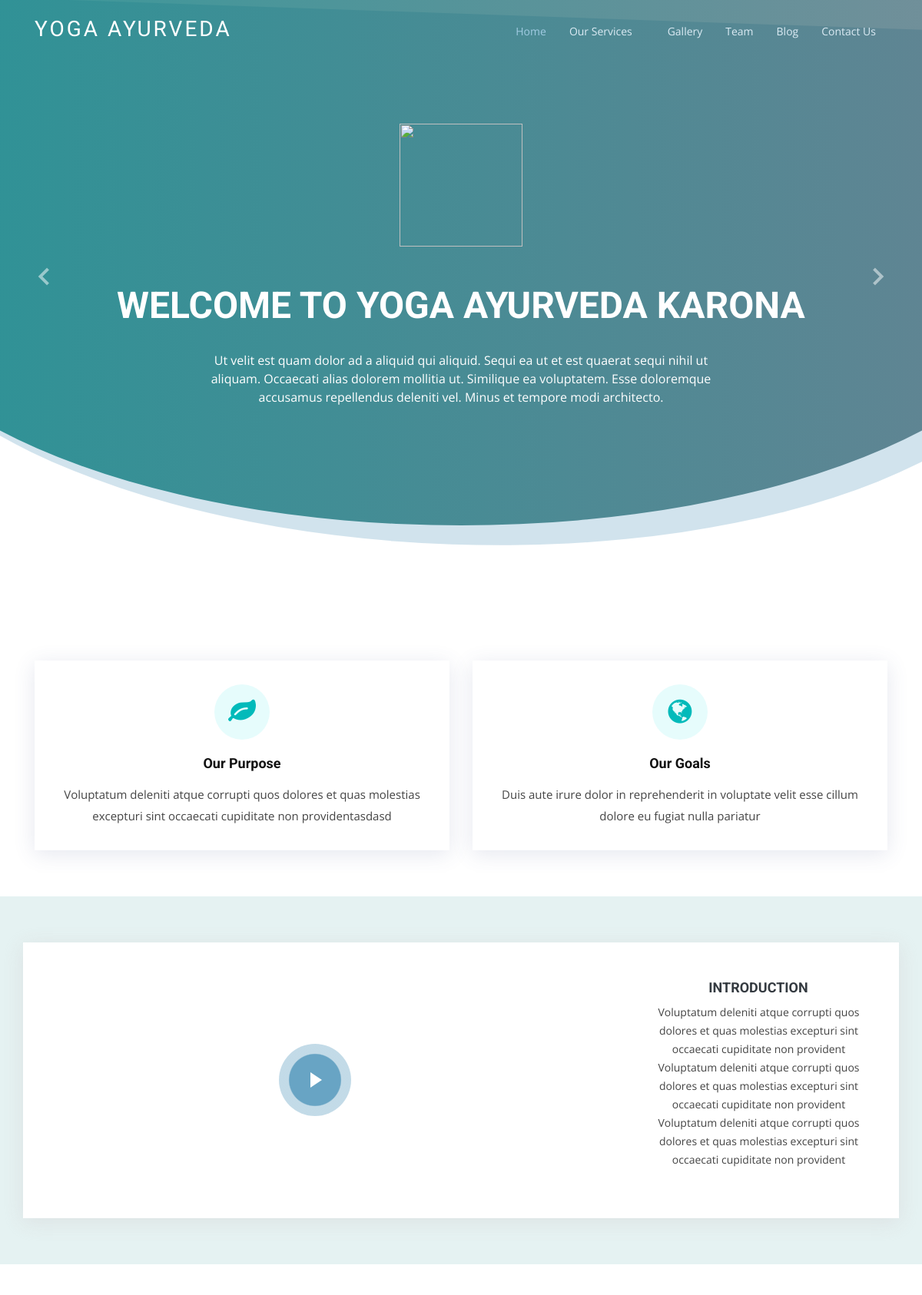
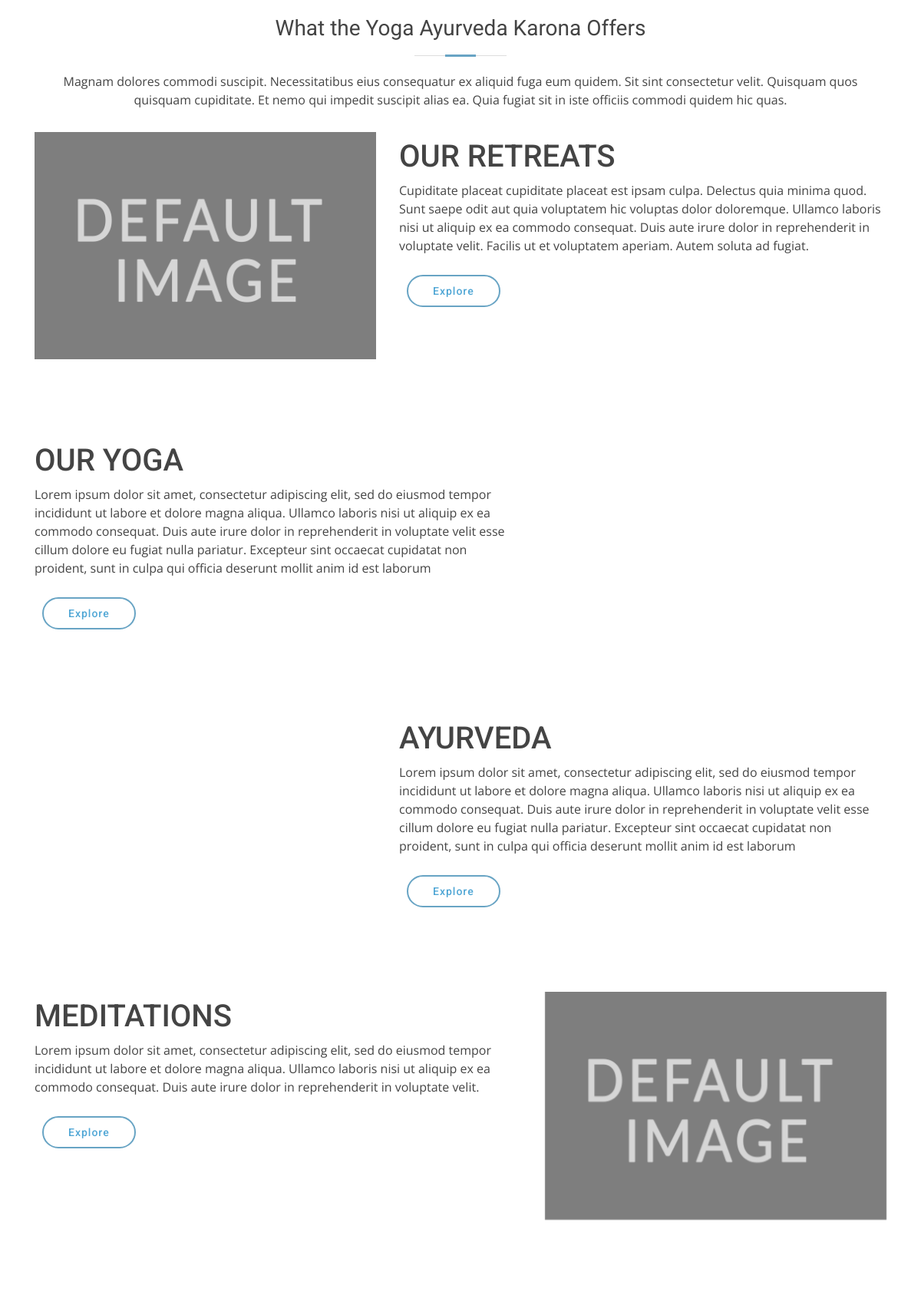
The page / (upper part) on the database its author committed (2 pictures, top to bottom).
### tables this page shows
CREATE TABLE `home` (
  `home_id` int(10) NOT NULL,
  `home_title` varchar(500) NOT NULL,
  `home_description` varchar(500) NOT NULL,
  `home_image` varchar(200) NOT NULL,
  `home_link` varchar(500) NOT NULL,
  `home_tag` varchar(100) NOT NULL
);

CREATE TABLE `images` (
  `image_id` int(10) NOT NULL,
  `image_path` varchar(200) NOT NULL,
  `image_tag` varchar(200) NOT NULL
);

### index.php (the view, shortened to what this page needs)
<?php
require($_SERVER['DOCUMENT_ROOT']."/dbconnect.php");
 ?>
<html lang="en">
<head>
  <link href="/assets/vendor/bootstrap/css/bootstrap.min.css" rel="stylesheet">
  <link href="/assets/vendor/animate.css/animate.min.css" rel="stylesheet">
  <link href="/assets/vendor/icofont/icofont.min.css" rel="stylesheet">
  <link href="/assets/vendor/boxicons/css/boxicons.min.css" rel="stylesheet">
  <link href="/assets/vendor/venobox/venobox.css" rel="stylesheet">
  <link href="/assets/vendor/owl.carousel//assets/owl.carousel.min.css" rel="stylesheet">
  <link href="/assets/vendor/aos/aos.css" rel="stylesheet">
  <link rel="stylesheet" href="https://cdnjs.cloudflare.com/ajax/libs/font-awesome/4.7.0/css/font-awesome.min.css">
  <link href="/assets/css/style.css" rel="stylesheet">
</head>
<body>
<?php include($_SERVER['DOCUMENT_ROOT']."/include/header.php")?>
  <section id="hero" class="d-flex justify-content-center align-items-center" style="max-height: 100vh;">
    <div id="heroCarousel" class="container carousel carousel-fade" data-ride="carousel">
      <?php
      $query = "SELECT * FROM home WHERE home_tag='1'";
      $results = mysqli_query($db, $query);
      $row = mysqli_fetch_assoc($results);
       ?>
       <div class="carousel-item active">
         <div class="carousel-container">
           <?php
           $imglogo = $row['home_image'];
           $querylogo = "SELECT * FROM images WHERE image_id='$imglogo';";
           $resultslogo = mysqli_query($db, $querylogo);
           $rowlogo = mysqli_fetch_assoc($resultslogo);
            ?>
           <img src="<?= $rowlogo['image_path'] ?>" alt="" style="width:20vh">
           <br><br>
           <h2 class="animated fadeInDown text-uppercase"><?= $row['home_title']; ?></h2>
           <p class="animated fadeInUp"><?= $row['home_description']; ?></p>
         </div>
       </div>
      <a class="carousel-control-prev" href="#heroCarousel" role="button" data-slide="prev">
        <span class="carousel-control-prev-icon bx bx-chevron-left" aria-hidden="true"></span>
      </a>
      <a class="carousel-control-next" href="#heroCarousel" role="button" data-slide="next">
        <span class="carousel-control-next-icon bx bx-chevron-right" aria-hidden="true"></span>
      </a>
    </div>
  </section>
  <main id="main">
    <section class="services">
      <div class="container">
        <div class="row">
        <?php
        $query = "SELECT * FROM home WHERE home_tag='3'";
        $results = mysqli_query($db, $query);
        while($row = mysqli_fetch_assoc($results)){
        ?>
          <div class="col-md-12 col-lg-6 d-flex align-items-stretch" data-aos="fade-up">
            <div class="icon-box icon-box-teal">
              <div class="icon"><i class="<?= $row['home_image']; ?>"></i></div>
              <h4 class="title"><a href="<?= $row['home_link']; ?>"><?= $row['home_title']; ?></a></h4>
              <p class="description"><?= $row['home_description']; ?></p>
            </div>
          </div>
          <?php
            }
          ?>
        </div>
        </div>
    </section>
    <section class="why-us section-bg" data-aos="fade-up" date-aos-delay="200">
      <div class="container">
        <div class="row">
          <?php
            $query = "SELECT * FROM home WHERE home_tag='4'";
            $results = mysqli_query($db, $query);
            while($row = mysqli_fetch_assoc($results)){
          ?>
          <div class="col-lg-8 video-box">
            <a href="<?=$row['home_link']?>" class="venobox play-btn mb-4" data-gall="gall-video" data-vbtype="video" data-autoplay="true"></a>
          </div>
          <div class="col-lg-4 d-flex flex-column justify-content-center p-5">
            <div class="icon-box">
              <center>
              <h4 class="title"><a href="<?= $row['home_link']; ?>"><?= $row['home_title']; ?></a></h4>
              <p class="description"><?= $row['home_description']; ?></p>
            </center>
            </div>
          </div>
          <?php
            }
          ?>
        </div>
      </div>
    </section>
    <section class="features">
      <div class="container">
        <?php
          $query = "SELECT * FROM home WHERE home_tag='5'";
          $results = mysqli_query($db, $query);
          while($row = mysqli_fetch_assoc($results)){
        ?>
        <div class="section-title">
          <h2><?= $row['home_title']; ?></h2>
          <p><?= $row['home_description']; ?></p>
        </div>
        <?php
          }
        ?>
        <?php
          $query = "SELECT * FROM home WHERE home_tag='6'";
          $results = mysqli_query($db, $query);
          $i = 0;
          while($row = mysqli_fetch_assoc($results)){
            $img_id = $row['home_image'];
            $query = "SELECT * FROM images WHERE image_id='$img_id'";
            $r = mysqli_query($db, $query);
            $img = mysqli_fetch_assoc($r);
            if ($i % 2 == 0){
        ?>
        <div class="row" data-aos="fade-up">
          <div class="col-md-5">
            <img src="<?= $img['image_path']; ?>" class="img-fluid" alt="">
          </div>
          <div class="col-md-7 pt-2">
            <h1><?= $row['home_title']; ?></h1>
            <p>
              <?= $row['home_description']; ?>
            </p>
            <a href="<?= $row['home_link']; ?>" class="btn-get-started animated fadeInUp">Explore</a>
          </div>
        </div>
        <?php
          }
          else{
         ?>
        <div class="row" data-aos="fade-up">
          <div class="col-md-5 order-1 order-md-2">
            <img src="<?= $img['image_path']; ?>" class="img-fluid" alt="">
          </div>
          <div class="col-md-7 pt-2 order-2 order-md-1">
            <h1><?= $row['home_title']; ?></h1>
            <p>
              <?= $row['home_description']; ?>
            </p>
            <a href="<?= $row['home_link']; ?>" class="btn-get-started animated fadeInUp">Explore</a>
          </div>
        </div>
        <?php
            }
            $i++;
          }
        ?>
      </div>
    </section>
  </main>
</body>
</html>

### include/header.php (shortened to what this page needs)
<?php
if($_SESSION['title'] == 'Index'){
  $th = 'class="active"';$tg = '';$ts = '';$tt = '';$tb = '';$tc = '';$transparent = 'header-transparent';
}
 ?>
  <header id="header" class="fixed-top <?=$transparent?>">
  <div class="container">
    <div class="logo float-left">
      <?php
      $querytitle = "SELECT * FROM home WHERE home_tag = '0';";
      $resultstitle = mysqli_query($db, $querytitle);
      $rowtitle = mysqli_fetch_assoc($resultstitle);
       ?>
      <h1 class="text-light text-uppercase"><a href="index.php"><span><?=$rowtitle['home_title']?></span></a></h1>
    </div>
    <nav class="nav-menu float-right d-none d-lg-block">
      <ul>
        <li <?= $th ?>><a href="/index.php">Home</a></li>
        <li class="drop-down"><a href="">Our Services</a>
        </li>
        <li <?= $tg ?> ><a href="/gallery.php">Gallery</a></li>
        <li <?= $tt ?> ><a href="/team.php">Team</a></li>
        <li <?= $tb ?> ><a href="/blog">Blog</a></li>
        <li <?= $tc ?> ><a href="/contact.php">Contact Us</a></li>
      </ul>
    </nav>
  </div>
</header>

### rows shown on the page
home: home_title "YOGA AYURVEDA"
home: home_title "WELCOME TO YOGA AYURVEDA KARONA", home_description "Ut velit est quam dolor ad a aliquid qui aliquid. Sequi ea ut et est quaerat sequi nihil ut aliquam. Occaecati alias dolorem mollitia ut. Similique ea voluptatem. Esse doloremque accusamus repellendus deleniti vel. Minus et tempore modi architecto."
home: home_title "Our Purpose", home_description "Voluptatum deleniti atque corrupti quos dolores et quas molestias excepturi sint occaecati cupiditate non providentasdasd"
home: home_title "Our Goals", home_description "Duis aute irure dolor in reprehenderit in voluptate velit esse cillum dolore eu fugiat nulla pariatur"
home: home_title "INTRODUCTION", home_description "Voluptatum deleniti atque corrupti quos dolores et quas molestias excepturi sint occaecati cupiditate non provident Voluptatum deleniti atque corrupti quos dolores et quas molestias excepturi sint occaecati cupiditate non provident Voluptatum deleniti atque corrupti quos dolores et quas molestias excepturi sint occaecati cupiditate non provident"
home: home_title "What the Yoga Ayurveda Karona Offers", home_description "Magnam dolores commodi suscipit. Necessitatibus eius consequatur ex aliquid fuga eum quidem. Sit sint consectetur velit. Quisquam quos quisquam cupiditate. Et nemo qui impedit suscipit alias ea. Quia fugiat sit in iste officiis commodi quidem hic quas."
home: images.image_path (placeholder picture), home_title "OUR RETREATS", home_description "Cupiditate placeat cupiditate placeat est ipsam culpa. Delectus quia minima quod. Sunt saepe odit aut quia voluptatem hic voluptas dolor doloremque. Ullamco laboris nisi ut aliquip ex ea commodo consequat. Duis aute irure dolor in reprehenderit in voluptate velit. Facilis ut et voluptatem aperiam. Autem soluta ad fugiat."
home: home_title "OUR YOGA", home_description "Lorem ipsum dolor sit amet, consectetur adipiscing elit, sed do eiusmod tempor incididunt ut labore et dolore magna aliqua. Ullamco laboris nisi ut aliquip ex ea commodo consequat. Duis aute irure dolor in reprehenderit in voluptate velit esse cillum dolore eu fugiat nulla pariatur. Excepteur sint occaecat cupidatat non proident, sunt in culpa qui officia deserunt mollit anim id est laborum"
home: home_title "AYURVEDA", home_description "Lorem ipsum dolor sit amet, consectetur adipiscing elit, sed do eiusmod tempor incididunt ut labore et dolore magna aliqua. Ullamco laboris nisi ut aliquip ex ea commodo consequat. Duis aute irure dolor in reprehenderit in voluptate velit esse cillum dolore eu fugiat nulla pariatur. Excepteur sint occaecat cupidatat non proident, sunt in culpa qui officia deserunt mollit anim id est laborum"
home: images.image_path (placeholder picture), home_title "MEDITATIONS", home_description "Lorem ipsum dolor sit amet, consectetur adipiscing elit, sed do eiusmod tempor incididunt ut labore et dolore magna aliqua. Ullamco laboris nisi ut aliquip ex ea commodo consequat. Duis aute irure dolor in reprehenderit in voluptate velit."
